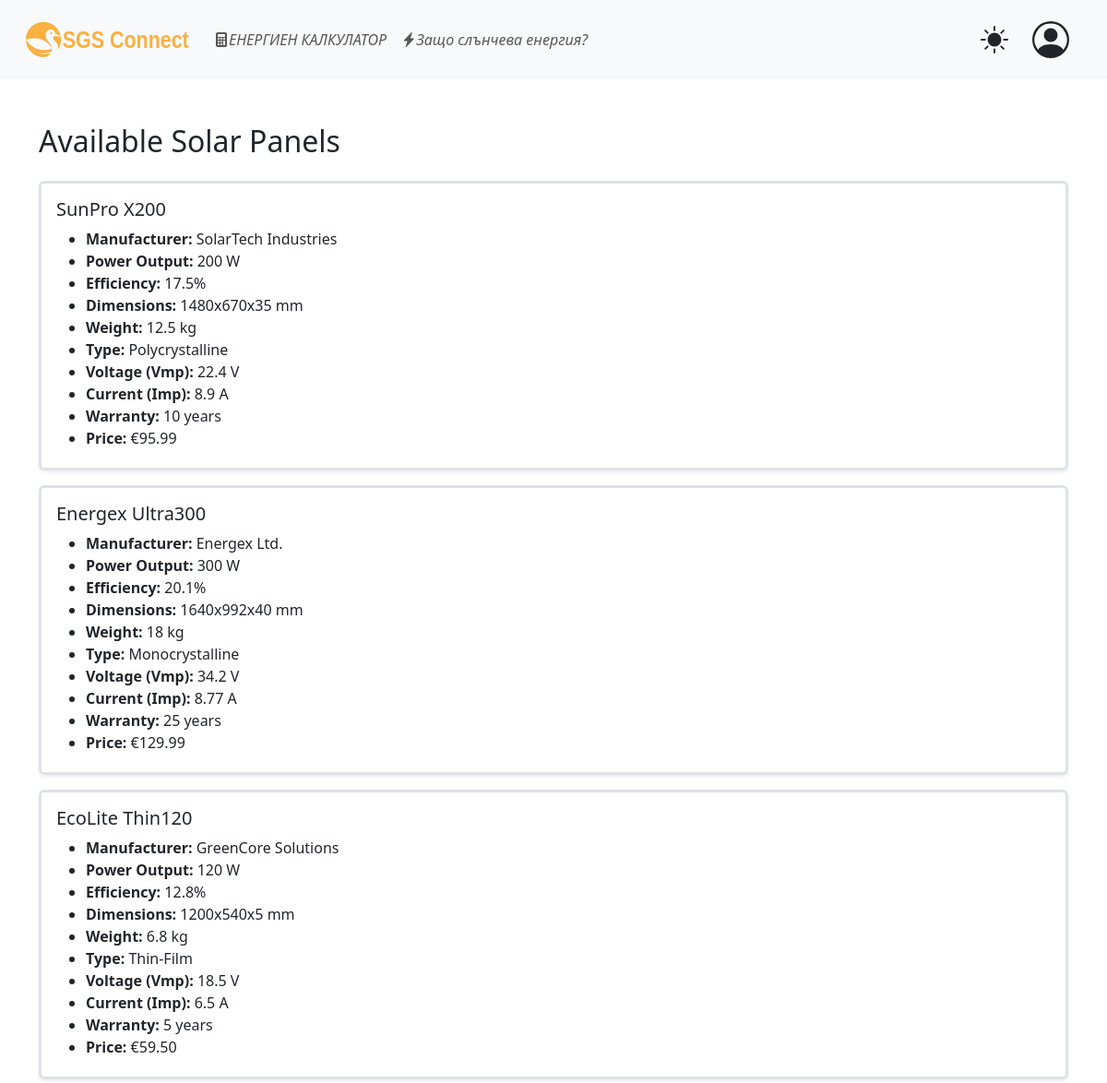
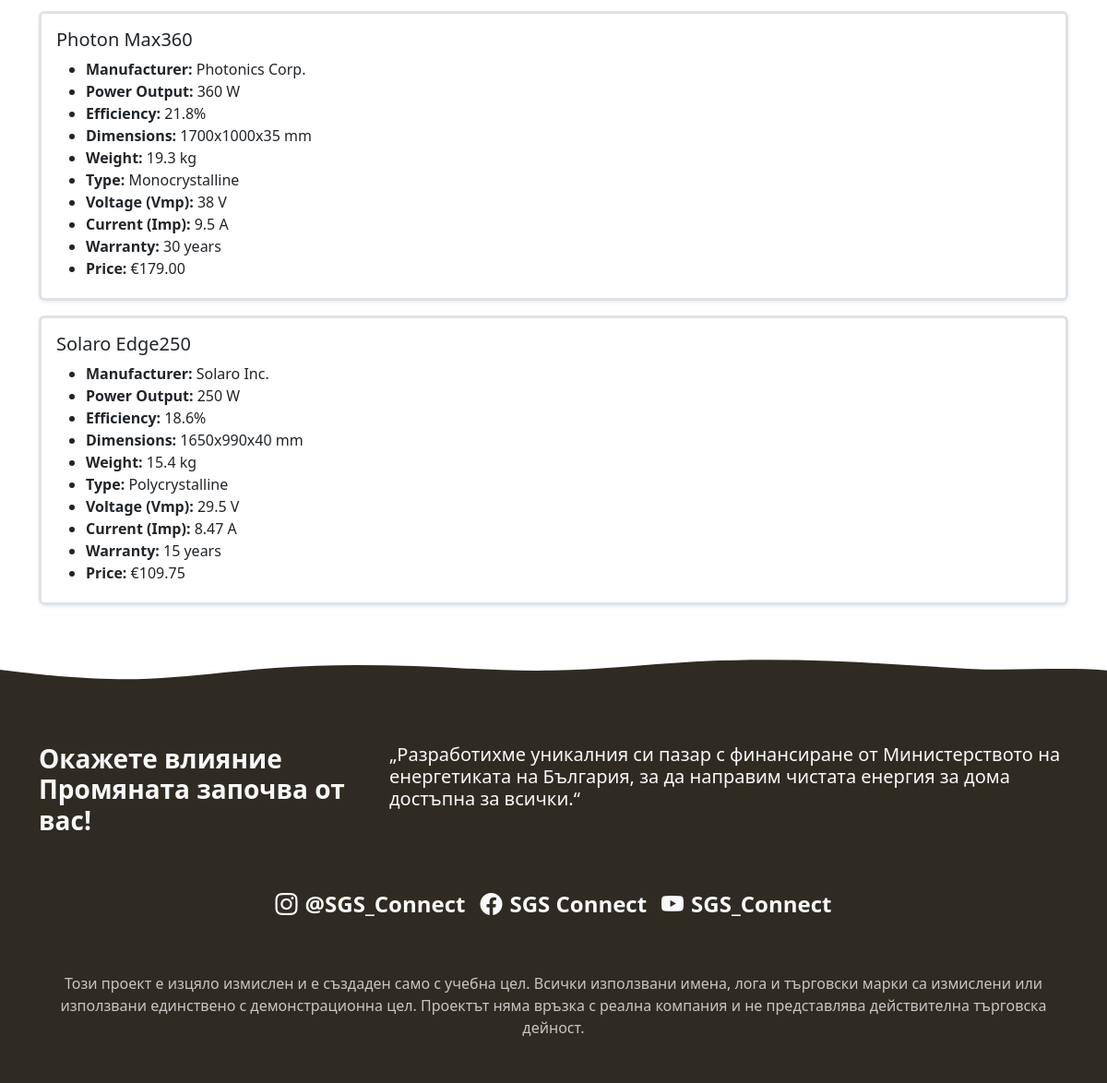
Screenshot of /web/pages/ecalculator.php with the database file from the repository (2 pictures, top to bottom).
### tables this page shows
CREATE TABLE `panels` (
  `id` int(11) NOT NULL AUTO_INCREMENT,
  `model_name` varchar(100) DEFAULT NULL,
  `manufacturer` varchar(100) DEFAULT NULL,
  `power_output_w` int(11) DEFAULT NULL,
  `efficiency_percent` float DEFAULT NULL,
  `dimensions_mm` varchar(50) DEFAULT NULL,
  `weight_kg` float DEFAULT NULL,
  `panel_type` varchar(50) DEFAULT NULL,
  `voltage_vmp` float DEFAULT NULL,
  `current_imp` float DEFAULT NULL,
  `price_eur` float DEFAULT NULL,
  `warranty_years` int(11) DEFAULT NULL,
  `image_url` varchar(255) DEFAULT NULL,
  PRIMARY KEY (`id`)
);

### web/components/panel.php (the view, shortened to what this page needs)
<div class="border border-3 rounded p-3 my-3 shadow-sm">
  <h5><?= htmlspecialchars($panel['model_name']) ?></h5>
  <ul class="mb-1">
    <li><strong>Manufacturer:</strong> <?= htmlspecialchars($panel['manufacturer']) ?></li>
    <li><strong>Power Output:</strong> <?= $panel['power_output_w'] ?> W</li>
    <li><strong>Efficiency:</strong> <?= $panel['efficiency_percent'] ?>%</li>
    <li><strong>Dimensions:</strong> <?= htmlspecialchars($panel['dimensions_mm']) ?> mm</li>
    <li><strong>Weight:</strong> <?= $panel['weight_kg'] ?> kg</li>
    <li><strong>Type:</strong> <?= htmlspecialchars($panel['panel_type']) ?></li>
    <li><strong>Voltage (Vmp):</strong> <?= $panel['voltage_vmp'] ?> V</li>
    <li><strong>Current (Imp):</strong> <?= $panel['current_imp'] ?> A</li>
    <li><strong>Warranty:</strong> <?= $panel['warranty_years'] ?> years</li>
    <li><strong>Price:</strong> €<?= number_format($panel['price_eur'], 2) ?></li>
  </ul>
</div>

### web/pages/ecalculator.php (shortened to what this page needs)
<!doctype html>
<html lang="en">
  <head>
    <link rel="stylesheet" href="../css/style.css">
    <link href="https://cdn.jsdelivr.net/npm/bootstrap-icons/font/bootstrap-icons.css" rel="stylesheet">
    <link href="https://cdn.jsdelivr.net/npm/bootstrap@5.3.5/dist/css/bootstrap.min.css" rel="stylesheet">
  </head>
  <body>
    <nav class="sticky-top fixed-top">
      <?php include '../components/navbar.php'; ?>
    </nav>
    <main>
      <?php
      require_once '../config.php';
      $result = $conn->query("SELECT * FROM panels");
      $panels = $result->fetch_all(MYSQLI_ASSOC);
      ?>
      <div class="container my-5">
        <h2 class="mb-4">Available Solar Panels</h2>
        <?php foreach ($panels as $panel): ?>
          <?php include '../components/panel.php'; ?>
        <?php endforeach; ?>
      </div>
    </main>
    <footer>
      <?php include '../components/footer.php'; ?>
    </footer>
  </body>
</html>

### web/components/navbar.php (shortened to what this page needs)
<section class="navbar navbar-expand-lg p-lg-3 p-2 bg-body-tertiary">
  <div class="container-fluid d-flex justify-content-between">
    <a href="./index.php" class="navbar-brand">
      <img src="../assets/SGS_Connect.svg" alt="Bootstrap" width="180" height="40" class="mr-5">
    </a>
    <div class="collapse navbar-collapse" id="navbarSupportedContent">
      <ul class="navbar-nav me-auto mb-2 mb-lg-0 text-center">
        <li class="nav-item">
          <a class="nav-link" aria-current="page" href="./ecalculator.php"><i class="bi bi-calculator-fill">ЕНЕРГИЕН КАЛКУЛАТОР</i></a>
        </li>
        <li class="nav-item">
          <a class="nav-link" href="./whysolar.php"><i class="bi bi-lightning-charge-fill">Защо слънчева енергия?</i></a>
        </li>
      </ul>
      <div class="d-flex justify-content-between">
        <button id="themeToggleBtn" class="btn">
        </button>
        <?php if (isset($_SESSION['user'])): ?>
          <a href="./account.php" class="btn" id="accountBtn">
        <?php else: ?>
          <a href="./login.php" class="btn" id="accountBtn">
        <?php endif; ?>
        </a>
      </div>
    </div>
  </div>
</section>

### web/components/footer.php
<section id="contact" class="text-light">
    <img src="../assets/wave.svg" class="d-none d-sm-block" alt="">
    <div class="bg-footer">
        <div class="container py-5">
        <div class="row">
            <h3 class="fw-bold col-md-4">Окажете влияние</br>
            Промяната започва от вас!</h3>
            <h5 class="col-md-8">„Разработихме уникалния си пазар с финансиране от Министерството на енергетиката на България, за да направим чистата енергия за дома достъпна за всички.“</h5>
        </div>
        <ul class="list-unstyled d-flex flex-column flex-md-row justify-content-center align-items-center fw-bold my-5">
            <li class="me-md-3 mb-2">
            <a href="https://www.instagram.com" target="_blank" class="text-light link-underline  link-underline-opacity-0 instagram fs-4">
                <i class="bi bi-instagram me-2"></i>@SGS_Connect
            </a>
            </li>
            <li class="me-md-3 mb-2">
            <a href="https://www.facebook.com" target="_blank" class="text-light link-underline  link-underline-opacity-0 facebook fs-4">
                <i class="bi bi-facebook me-2"></i>SGS Connect
            </a>
            </li>
            <li class="mb-2">
            <a href="https://www.youtube.com" target="_blank" class="text-light link-underline  link-underline-opacity-0 youtube fs-4">
                <i class="bi bi-youtube me-2"></i>SGS_Connect
            </a>
            </li>
        </ul>
        <div class="text-center">
            <p class="mb-0 text-light opacity-75">
            Този проект е изцяло измислен и е създаден само с учебна цел. Всички използвани имена, лога и търговски марки са измислени или използвани единствено с демонстрационна цел. Проектът няма връзка с реална компания и не представлява действителна търговска дейност.
            </p>
        </div>
        </div>
    </div>
</section>

### web/css/style.css (style rules this page uses)
.bg-footer { background: rgba(48, 43, 34, 1); }
#iconLight, #iconDark { display: none; }
[data-bs-theme="light"] #iconLight { display: inline; }

### rows the page displays
panels: model_name "SunPro X200", manufacturer "SolarTech Industries", power_output_w "200", efficiency_percent "17.5", dimensions_mm "1480x670x35", weight_kg "12.5", panel_type "Polycrystalline", voltage_vmp "22.4", current_imp "8.9", warranty_years "10", price_eur "95.99"
panels: model_name "Energex Ultra300", manufacturer "Energex Ltd.", power_output_w "300", efficiency_percent "20.1", dimensions_mm "1640x992x40", weight_kg "18", panel_type "Monocrystalline", voltage_vmp "34.2", current_imp "8.77", warranty_years "25", price_eur "129.99"
panels: model_name "EcoLite Thin120", manufacturer "GreenCore Solutions", power_output_w "120", efficiency_percent "12.8", dimensions_mm "1200x540x5", weight_kg "6.8", panel_type "Thin-Film", voltage_vmp "18.5", current_imp "6.5", warranty_years "5", price_eur "59.50"
panels: model_name "Photon Max360", manufacturer "Photonics Corp.", power_output_w "360", efficiency_percent "21.8", dimensions_mm "1700x1000x35", weight_kg "19.3", panel_type "Monocrystalline", voltage_vmp "38", current_imp "9.5", warranty_years "30", price_eur "179.00"
panels: model_name "Solaro Edge250", manufacturer "Solaro Inc.", power_output_w "250", efficiency_percent "18.6", dimensions_mm "1650x990x40", weight_kg "15.4", panel_type "Polycrystalline", voltage_vmp "29.5", current_imp "8.47", warranty_years "15", price_eur "109.75"
